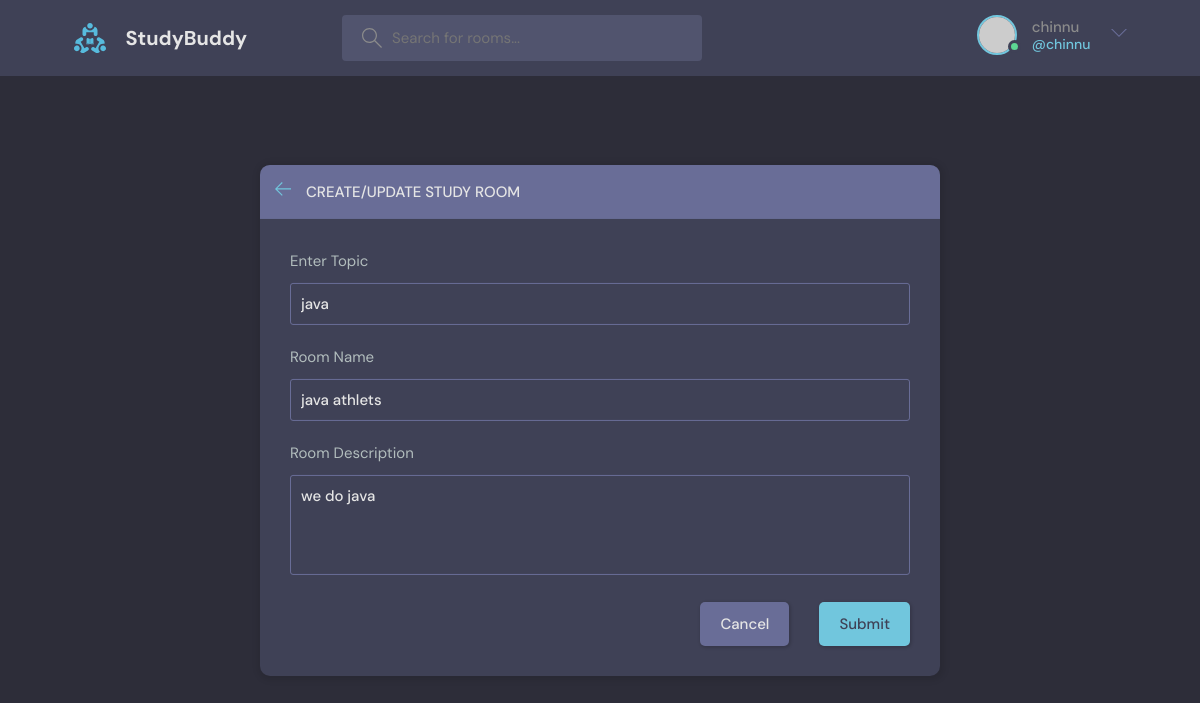
The app's page /editchatroom/2/ (signed in) with its own data.
### basic/models.py (models this page shows, shortened)
class Chatroom(models.Model):
    members = models.ManyToManyField(User,related_name='members',blank=True)
    host =models.ForeignKey(User,on_delete=models.SET_NULL,null=True)
    topic =models.ForeignKey(Topic,on_delete=models.SET_NULL,null=True)
    name =models.CharField(max_length=200)
    description = models.TextField(null=True,blank=True)
    updated=models.DateTimeField(auto_now=True)
    created=models.DateTimeField(auto_now_add=True)
    class Meta:
       ordering = ["-updated","-created"]

class Topic(models.Model):
    name=models.CharField(max_length=200)

### basic/views.py (the view, shortened to what this page needs)
# urls.py: path("editchatroom/<str:pk>/",views.editchatroom,name="editchatroom"),
@login_required(login_url="loginpage")
def editchatroom(request,pk):
    room=Chatroom.objects.get(id=pk)
    form=Chatroomform(instance=room)
    topics=Topic.objects.all()
    if request.user!=room.host:
        return HttpResponse("Only owners can edit thier rooms")
    context={'form':form,'topics':topics,'room':room}
    return render(request,"basic/chatroom_form.html",context)

### basic/forms.py
class Chatroomform(ModelForm):
    class Meta:
        model = Chatroom
        fields ='__all__'
        exclude =['host','members']

### basic/templates/basic/chatroom_form.html (shortened to what this page needs)
{% extends 'main.html' %}
{%block content%}
  <main class="create-room layout">
    <div class="container">
      <div class="layout__box">
        <div class="layout__boxHeader">
          <div class="layout__boxTitle">
            <a href="{% url 'homepage' %}">
              <svg version="1.1" xmlns="http://www.w3.org/2000/svg" width="32" height="32" viewBox="0 0 32 32">
                <title>arrow-left</title>
                <path
                  d="M13.723 2.286l-13.723 13.714 13.719 13.714 1.616-1.611-10.96-10.96h27.625v-2.286h-27.625l10.965-10.965-1.616-1.607z">
                </path>
              </svg>
            </a>
            <h3>Create/Update Study Room</h3>
          </div>
        </div>
        <div class="layout__body">
          <form class="form" action="" method="POST">
            <div class="form__group">
              <label for="room_topic">Enter Topic</label>
              <input required type="text" value="{{room.topic.name}}" name="topic"  list="topic-list"/>
            </div>
            <div class="form__group">
              <label for="room_name">Room Name</label>
              {{form.name}}
            </div>
            <div class="form__group">
              <label for="room_description">Room Description</label>
              {{form.description}}
            </div>
            <div class="form__action">
              <a class="btn btn--dark" href="{% url 'homepage' %}">Cancel</a>
              <button class="btn btn--main" type="submit">Submit</button>
            </div>
          </form>
        </div>
      </div>
    </div>
  </main>
{%endblock content%}

### templates/navbar.html (shortened to what this page needs)
{%load static%}
<header class="header header--loggedIn">
    <div class="container">
      <a href="{% url 'homepage' %}" class="header__logo">
        <img src="{% static 'images/logo.svg'%}" />
        <h1>StudyBuddy</h1>
      </a>
      <form class="header__search" method="GET" action="{% url 'homepage' %}">
        <label>
          <input name="q" placeholder="Search for rooms..." />
        </label>
      </form>
      <nav class="header__menu">
        {% if request.user.is_authenticated %}
        <div class="header__user">
          <a href="{% url 'userprofile' request.user.id %}">
            <div class="avatar avatar--medium active">
              <img src="https://randomuser.me/api/portraits/men/37.jpg" />
            </div>
            <p>{{request.user.username}}<span>@{{request.user.username}}</span></p>
          </a>
          <button class="dropdown-button">
            <svg version="1.1" xmlns="http://www.w3.org/2000/svg" width="32" height="32" viewBox="0 0 32 32">
              <title>chevron-down</title>
              <path d="M16 21l-13-13h-3l16 16 16-16h-3l-13 13z"></path>
            </svg>
          </button>
        </div>
        {% else %}
        <a href="{% url 'loginpage' %}">
          <img src="{% static 'images/avatar.svg' %}" />
          <p>Login</p>
        </a>
        {%endif%}
      </nav>
    </div>
  </header>

### records on screen
Chatroom: topic "java", name "java athlets", description "we do java"

### other values on screen
{{ request.user.username }} "chinnu"
